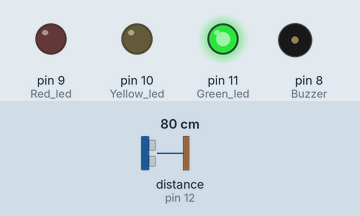
Recording of a sketch running on a simulated Arduino Uno, built with avr-gcc and run on an emulated ATmega328P. Parts: output pins drawn as LEDs (lit = HIGH), buzzer (waves = sounding). Wiring (inferred from the names in the program): ultrasonic range finder: trigger pin 13; echo pin 12. Inputs (shaded band) come from the test bench; at power-on: distance to the obstacle (sensor on pin 12) 80 cm. The echo pulse lasts 58.3 µs per cm; pins used as bus, display or sensor lines are not drawn.

Above: at 1.2 s.
1.3 s: distance to the obstacle (sensor on pin 12) set to 23 cm
2.8 s: distance to the obstacle (sensor on pin 12) set to 19 cm
At 4.0 s:
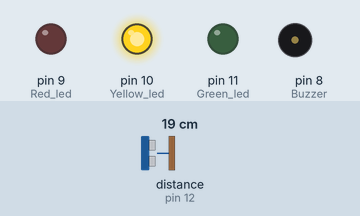
4.3 s: distance to the obstacle (sensor on pin 12) set to 13 cm
5.8 s: distance to the obstacle (sensor on pin 12) set to 10 cm
At 6.8 s:
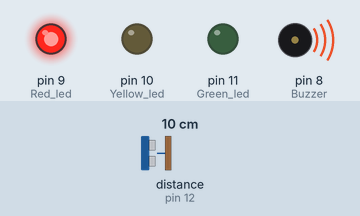
7.3 s: distance to the obstacle (sensor on pin 12) set to 18 cm
At 8.5 s:
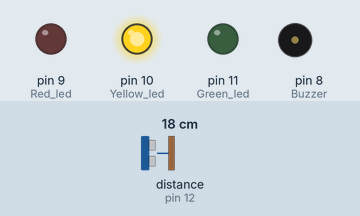
8.8 s: distance to the obstacle (sensor on pin 12) set to 2 cm
At 9.4 s:
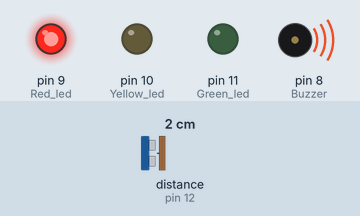
Timing chart, 0 to 11.3 s (numbered marks = the images above; inputs shaded):
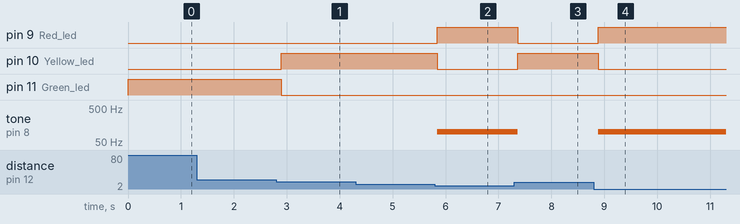

Measured:
- the behaviour switches between 21 and 20 cm on distance to the obstacle (sensor on pin 12) (found by bisection; images 0 and 1)
- the behaviour switches between 12 and 11 cm on distance to the obstacle (sensor on pin 12) (found by bisection; images 1 and 2)
- after the input at 1.3 s, every drawn part: stays the same
- after the input at 2.8 s, pin 10 (Yellow_led): LOW → HIGH after 0.10 s; pin 11 (Green_led): HIGH → LOW after 0.10 s
- after the input at 4.3 s, every drawn part: stays the same
- after the input at 5.8 s, pin 9 (Red_led): LOW → HIGH at once; pin 10 (Yellow_led): HIGH → LOW at once; tone on pin 8 (Buzzer): silent → 100 Hz at once
- after the input at 7.3 s, pin 9 (Red_led): HIGH → LOW after 0.06 s; pin 10 (Yellow_led): LOW → HIGH after 0.06 s; tone on pin 8 (Buzzer): 100 Hz → silent after 0.06 s
- after the input at 8.8 s, pin 9 (Red_led): LOW → HIGH after 0.08 s; pin 10 (Yellow_led): HIGH → LOW after 0.08 s; tone on pin 8 (Buzzer): silent → 100 Hz after 0.08 s

The sketch:

sketch_Project_copy_20240804195517.ino
```cpp
#define trigPin 13
#define echoPin 12
#define Green_led 11
#define Red_led 9
#define Yellow_led 10
#define Buzzer 8
void setup(){
pinMode(trigPin, OUTPUT);
pinMode(echoPin, INPUT);
pinMode(Green_led, OUTPUT);
pinMode(Yellow_led, OUTPUT);
pinMode(Red_led, OUTPUT);
pinMode(Buzzer, OUTPUT);
}
void loop(){
long duration, distance;
digitalWrite(trigPin, LOW);
delayMicroseconds(2);
digitalWrite(trigPin, HIGH);
delayMicroseconds(10);
digitalWrite(trigPin, LOW);
duration = pulseIn(echoPin, HIGH);
distance = (duration/2) / 29.1;
if (distance < 20 && distance > 10){
digitalWrite(Green_led,LOW);
digitalWrite(Yellow_led, HIGH);
digitalWrite(Red_led, LOW);
noTone(Buzzer);
}
else if (distance <= 10){
digitalWrite(Green_led,LOW);
digitalWrite(Yellow_led, LOW);
digitalWrite(Red_led, HIGH);
tone(Buzzer, 100);
}
else {
digitalWrite(Green_led,HIGH);
digitalWrite(Yellow_led, LOW);
digitalWrite(Red_led, LOW);
noTone(Buzzer);
}
delay(100);
}
```
